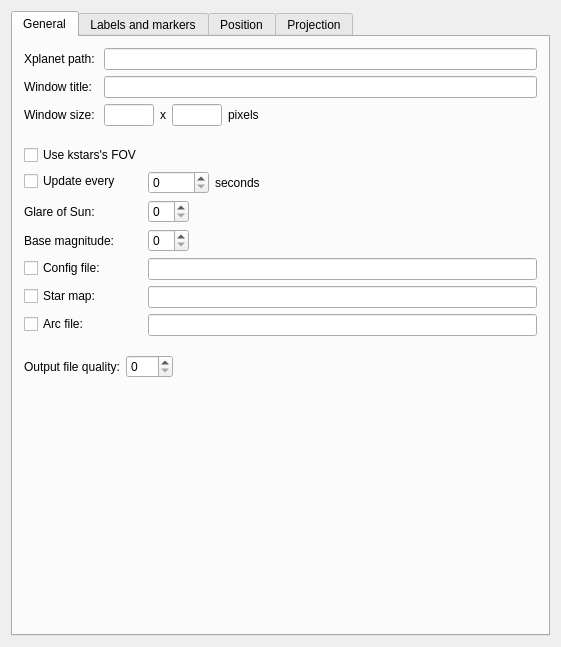
<?xml version="1.0" encoding="UTF-8"?>
<ui version="4.0">
 <class>OpsXplanet</class>
 <widget class="QWidget" name="OpsXplanet">
  <property name="geometry">
   <rect>
    <x>0</x>
    <y>0</y>
    <width>561</width>
    <height>647</height>
   </rect>
  </property>
  <layout class="QGridLayout" name="gridLayout">
   <item row="0" column="1">
    <widget class="KTabWidget" name="tab">
     <property name="currentIndex">
      <number>0</number>
     </property>
     <widget class="QWidget" name="XplanetTabGeneral">
      <attribute name="title">
       <string>General</string>
      </attribute>
      <layout class="QGridLayout" name="gridLayout_2">
       <item row="0" column="0">
        <layout class="QVBoxLayout" name="verticalLayout">
         <item>
          <layout class="QFormLayout" name="formLayout">
           <property name="fieldGrowthPolicy">
            <enum>QFormLayout::ExpandingFieldsGrow</enum>
           </property>
           <property name="formAlignment">
            <set>Qt::AlignLeading|Qt::AlignLeft|Qt::AlignVCenter</set>
           </property>
           <item row="2" column="0">
            <widget class="QLabel" name="textLabelXplanetTitle">
             <property name="text">
              <string>Window title:</string>
             </property>
            </widget>
           </item>
           <item row="2" column="1">
            <widget class="KLineEdit" name="kcfg_XplanetTitle">
             <property name="sizePolicy">
              <sizepolicy hsizetype="MinimumExpanding" vsizetype="Preferred">
               <horstretch>0</horstretch>
               <verstretch>0</verstretch>
              </sizepolicy>
             </property>
             <property name="toolTip">
              <string>Title of xplanet window</string>
             </property>
             <property name="whatsThis">
              <string>Set the window’s title.</string>
             </property>
            </widget>
           </item>
           <item row="3" column="0">
            <widget class="QLabel" name="textLabelXplanetGeometryX">
             <property name="text">
              <string>Window size: </string>
             </property>
            </widget>
           </item>
           <item row="3" column="1">
            <layout class="QHBoxLayout" name="horizontalLayout_2">
             <property name="sizeConstraint">
              <enum>QLayout::SetMaximumSize</enum>
             </property>
             <item>
              <widget class="KLineEdit" name="kcfg_XplanetWidth">
               <property name="sizePolicy">
                <sizepolicy hsizetype="Preferred" vsizetype="Preferred">
                 <horstretch>0</horstretch>
                 <verstretch>0</verstretch>
                </sizepolicy>
               </property>
               <property name="maximumSize">
                <size>
                 <width>50</width>
                 <height>16777215</height>
                </size>
               </property>
               <property name="toolTip">
                <string>Set the width of window</string>
               </property>
               <property name="whatsThis">
                <string>Set the width of window</string>
               </property>
              </widget>
             </item>
             <item>
              <widget class="QLabel" name="textLabelXplanetGeometryY">
               <property name="text">
                <string>x</string>
               </property>
              </widget>
             </item>
             <item>
              <widget class="KLineEdit" name="kcfg_XplanetHeight">
               <property name="enabled">
                <bool>true</bool>
               </property>
               <property name="maximumSize">
                <size>
                 <width>50</width>
                 <height>16777215</height>
                </size>
               </property>
               <property name="toolTip">
                <string>Set the height of window</string>
               </property>
               <property name="whatsThis">
                <string>Set the height of window</string>
               </property>
              </widget>
             </item>
             <item>
              <widget class="QLabel" name="label">
               <property name="text">
                <string>pixels</string>
               </property>
              </widget>
             </item>
             <item>
              <spacer name="horizontalSpacer">
               <property name="orientation">
                <enum>Qt::Horizontal</enum>
               </property>
               <property name="sizeHint" stdset="0">
                <size>
                 <width>40</width>
                 <height>20</height>
                </size>
               </property>
              </spacer>
             </item>
            </layout>
           </item>
           <item row="0" column="0">
            <widget class="QLabel" name="textLabelXplanetPath">
             <property name="text">
              <string>Xplanet path:</string>
             </property>
            </widget>
           </item>
           <item row="0" column="1">
            <widget class="KLineEdit" name="kcfg_XplanetPath">
             <property name="sizePolicy">
              <sizepolicy hsizetype="MinimumExpanding" vsizetype="Preferred">
               <horstretch>0</horstretch>
               <verstretch>0</verstretch>
              </sizepolicy>
             </property>
             <property name="toolTip">
              <string>Xplanet binary path</string>
             </property>
             <property name="whatsThis">
              <string>Enter here the path of xplanet binary.</string>
             </property>
            </widget>
           </item>
          </layout>
         </item>
         <item>
          <spacer name="verticalSpacer">
           <property name="orientation">
            <enum>Qt::Vertical</enum>
           </property>
           <property name="sizeType">
            <enum>QSizePolicy::Fixed</enum>
           </property>
           <property name="sizeHint" stdset="0">
            <size>
             <width>506</width>
             <height>13</height>
            </size>
           </property>
          </spacer>
         </item>
         <item>
          <layout class="QFormLayout" name="formLayout_2">
           <property name="fieldGrowthPolicy">
            <enum>QFormLayout::ExpandingFieldsGrow</enum>
           </property>
           <property name="labelAlignment">
            <set>Qt::AlignLeading|Qt::AlignLeft|Qt::AlignVCenter</set>
           </property>
           <item row="1" column="0">
            <widget class="QCheckBox" name="kcfg_XplanetFOV">
             <property name="toolTip">
              <string>Use kstars's FOV?</string>
             </property>
             <property name="whatsThis">
              <string>If checked, use kstars's FOV.</string>
             </property>
             <property name="text">
              <string>Use kstars's FOV</string>
             </property>
            </widget>
           </item>
           <item row="2" column="0">
            <widget class="QCheckBox" name="kcfg_XplanetWait">
             <property name="toolTip">
              <string>Update?</string>
             </property>
             <property name="whatsThis">
              <string>If checked, update view.</string>
             </property>
             <property name="text">
              <string>Update every</string>
             </property>
            </widget>
           </item>
           <item row="2" column="1">
            <layout class="QHBoxLayout" name="horizontalLayout_3">
             <item>
              <widget class="KIntSpinBox" name="kcfg_XplanetWaitValue">
               <property name="toolTip">
                <string>Number of seconde to wait before updating</string>
               </property>
               <property name="whatsThis">
                <string>Number of seconde to wait before updating</string>
               </property>
               <property name="maximum">
                <number>99999</number>
               </property>
              </widget>
             </item>
             <item>
              <widget class="QLabel" name="textLabelXplanetSecondes">
               <property name="text">
                <string>seconds</string>
               </property>
              </widget>
             </item>
            </layout>
           </item>
           <item row="3" column="0">
            <widget class="QLabel" name="textLabelXplanetGlare">
             <property name="text">
              <string>Glare of Sun:</string>
             </property>
            </widget>
           </item>
           <item row="3" column="1">
            <widget class="KIntSpinBox" name="kcfg_XplanetGlare">
             <property name="sizePolicy">
              <sizepolicy hsizetype="Preferred" vsizetype="Preferred">
               <horstretch>0</horstretch>
               <verstretch>0</verstretch>
              </sizepolicy>
             </property>
             <property name="toolTip">
              <string>Radius of the glare around the Sun.</string>
             </property>
             <property name="whatsThis">
              <string>Draw a glare around the sun with with a radius of the specified value larger than the Sun.  The default value is 28.</string>
             </property>
            </widget>
           </item>
           <item row="4" column="0">
            <widget class="QLabel" name="textLabelXplanetMagnitude">
             <property name="text">
              <string>Base magnitude:</string>
             </property>
            </widget>
           </item>
           <item row="4" column="1">
            <widget class="KIntSpinBox" name="kcfg_XplanetMagnitude">
             <property name="sizePolicy">
              <sizepolicy hsizetype="Preferred" vsizetype="Preferred">
               <horstretch>0</horstretch>
               <verstretch>0</verstretch>
              </sizepolicy>
             </property>
             <property name="toolTip">
              <string>A star of the specified magnitude will have a pixel brightness of 1</string>
             </property>
             <property name="whatsThis">
              <string>A star of the specified magnitude will have a pixel brightness of 1. The default value is 10. Stars will be drawn more brightly if this number is larger.</string>
             </property>
            </widget>
           </item>
           <item row="6" column="0">
            <widget class="QCheckBox" name="kcfg_XplanetStarmap">
             <property name="toolTip">
              <string>Use custom star map?</string>
             </property>
             <property name="whatsThis">
              <string>If checked, use star map file to draw the background stars.</string>
             </property>
             <property name="text">
              <string>Star map:</string>
             </property>
            </widget>
           </item>
           <item row="6" column="1">
            <widget class="KLineEdit" name="kcfg_XplanetStarmapPath">
             <property name="sizePolicy">
              <sizepolicy hsizetype="MinimumExpanding" vsizetype="Preferred">
               <horstretch>0</horstretch>
               <verstretch>0</verstretch>
              </sizepolicy>
             </property>
             <property name="toolTip">
              <string>Star map file path</string>
             </property>
             <property name="whatsThis">
              <string>Star map file path</string>
             </property>
            </widget>
           </item>
           <item row="7" column="1">
            <widget class="KLineEdit" name="kcfg_XplanetArcFilePath">
             <property name="sizePolicy">
              <sizepolicy hsizetype="MinimumExpanding" vsizetype="Preferred">
               <horstretch>0</horstretch>
               <verstretch>0</verstretch>
              </sizepolicy>
             </property>
             <property name="toolTip">
              <string>Arc file path</string>
             </property>
             <property name="whatsThis">
              <string>Specify an arc file to be plotted against the background stars.</string>
             </property>
            </widget>
           </item>
           <item row="5" column="1">
            <widget class="KLineEdit" name="kcfg_XplanetConfigFilePath">
             <property name="sizePolicy">
              <sizepolicy hsizetype="MinimumExpanding" vsizetype="Preferred">
               <horstretch>0</horstretch>
               <verstretch>0</verstretch>
              </sizepolicy>
             </property>
             <property name="toolTip">
              <string>Config file path</string>
             </property>
             <property name="whatsThis">
              <string>Use the specified configuration file</string>
             </property>
            </widget>
           </item>
           <item row="5" column="0">
            <widget class="QCheckBox" name="kcfg_XplanetConfigFile">
             <property name="text">
              <string>Config file:</string>
             </property>
            </widget>
           </item>
           <item row="7" column="0">
            <widget class="QCheckBox" name="kcfg_XplanetArcFile">
             <property name="text">
              <string>Arc file:</string>
             </property>
            </widget>
           </item>
          </layout>
         </item>
         <item>
          <spacer name="verticalSpacer_8">
           <property name="orientation">
            <enum>Qt::Vertical</enum>
           </property>
           <property name="sizeType">
            <enum>QSizePolicy::Fixed</enum>
           </property>
           <property name="sizeHint" stdset="0">
            <size>
             <width>506</width>
             <height>13</height>
            </size>
           </property>
          </spacer>
         </item>
         <item>
          <layout class="QHBoxLayout" name="horizontalLayout_9">
           <item>
            <widget class="QLabel" name="textLabelXplanetQuality">
             <property name="text">
              <string>Output file quality:</string>
             </property>
            </widget>
           </item>
           <item>
            <widget class="KIntSpinBox" name="kcfg_XplanetQuality">
             <property name="sizePolicy">
              <sizepolicy hsizetype="Preferred" vsizetype="Preferred">
               <horstretch>0</horstretch>
               <verstretch>0</verstretch>
              </sizepolicy>
             </property>
             <property name="toolTip">
              <string>JPEG Quality</string>
             </property>
             <property name="whatsThis">
              <string>This option is only used when creating JPEG images. The quality can range from 0 to 100. The default value is 80.</string>
             </property>
             <property name="maximum">
              <number>100</number>
             </property>
            </widget>
           </item>
           <item>
            <spacer name="horizontalSpacer_4">
             <property name="orientation">
              <enum>Qt::Horizontal</enum>
             </property>
             <property name="sizeHint" stdset="0">
              <size>
               <width>40</width>
               <height>20</height>
              </size>
             </property>
            </spacer>
           </item>
          </layout>
         </item>
         <item>
          <spacer name="verticalSpacer_2">
           <property name="orientation">
            <enum>Qt::Vertical</enum>
           </property>
           <property name="sizeHint" stdset="0">
            <size>
             <width>20</width>
             <height>40</height>
            </size>
           </property>
          </spacer>
         </item>
        </layout>
       </item>
      </layout>
     </widget>
     <widget class="QWidget" name="XplanetTabLabel">
      <attribute name="title">
       <string>Labels and markers</string>
      </attribute>
      <layout class="QGridLayout" name="gridLayout_7">
       <item row="0" column="0">
        <layout class="QVBoxLayout" name="verticalLayout_5">
         <item>
          <widget class="QGroupBox" name="groupBox">
           <property name="title">
            <string>Labels</string>
           </property>
           <layout class="QGridLayout" name="gridLayout_5">
            <item row="0" column="0">
             <layout class="QFormLayout" name="formLayout_3">
              <property name="fieldGrowthPolicy">
               <enum>QFormLayout::ExpandingFieldsGrow</enum>
              </property>
              <property name="labelAlignment">
               <set>Qt::AlignBottom|Qt::AlignRight|Qt::AlignTrailing</set>
              </property>
              <property name="formAlignment">
               <set>Qt::AlignLeading|Qt::AlignLeft|Qt::AlignVCenter</set>
              </property>
              <item row="0" column="1">
               <layout class="QHBoxLayout" name="horizontalLayout">
                <item>
                 <widget class="QRadioButton" name="kcfg_XplanetLabelLocalTime">
                  <property name="text">
                   <string>local time</string>
                  </property>
                  <property name="checked">
                   <bool>true</bool>
                  </property>
                 </widget>
                </item>
                <item>
                 <widget class="QRadioButton" name="kcfg_XplanetLabelGMT">
                  <property name="text">
                   <string>GMT</string>
                  </property>
                 </widget>
                </item>
               </layout>
              </item>
              <item row="1" column="0">
               <widget class="QLabel" name="textLabelXplanetLabelString">
                <property name="text">
                 <string>Label string:</string>
                </property>
               </widget>
              </item>
              <item row="1" column="1">
               <widget class="KLineEdit" name="kcfg_XplanetLabelString">
                <property name="toolTip">
                 <string>Specify the text of the first line of the label.</string>
                </property>
                <property name="whatsThis">
                 <string>Specify the text of the first line of the label. By default, it says something like &quot;Looking at Earth&quot;.  Any instances of %t will be replaced by the target name, and any instances of %o will be replaced by the origin name.</string>
                </property>
               </widget>
              </item>
              <item row="2" column="0">
               <widget class="QLabel" name="textLabelXplanetDateFormat">
                <property name="text">
                 <string>Date format:</string>
                </property>
               </widget>
              </item>
              <item row="2" column="1">
               <widget class="KLineEdit" name="kcfg_XplanetDateFormat">
                <property name="toolTip">
                 <string>Specify the format for the date/time label.</string>
                </property>
                <property name="whatsThis">
                 <string>Specify the format for the date/time label.  This format string is passed to strftime(3).  The default is &quot;%c %Z&quot;, which shows the date, time, and time zone in the  locale’s  appropriate date and time representation.</string>
                </property>
               </widget>
              </item>
              <item row="3" column="0">
               <widget class="QLabel" name="textLabelXplanetFontSize">
                <property name="enabled">
                 <bool>true</bool>
                </property>
                <property name="text">
                 <string>Font size:</string>
                </property>
               </widget>
              </item>
              <item row="3" column="1">
               <widget class="KIntSpinBox" name="kcfg_XplanetFontSize">
                <property name="toolTip">
                 <string>Label font size</string>
                </property>
                <property name="whatsThis">
                 <string>Specify the point size.</string>
                </property>
               </widget>
              </item>
              <item row="4" column="0">
               <widget class="QLabel" name="textLabelXplanetColor">
                <property name="text">
                 <string>Color:</string>
                </property>
               </widget>
              </item>
              <item row="4" column="1">
               <widget class="KColorButton" name="kcfg_XplanetColor">
                <property name="toolTip">
                 <string>Label color</string>
                </property>
                <property name="whatsThis">
                 <string>Set the color for the label.</string>
                </property>
               </widget>
              </item>
              <item row="5" column="1">
               <widget class="QFrame" name="frame_2">
                <layout class="QGridLayout" name="gridLayout_4">
                 <item row="0" column="0">
                  <layout class="QHBoxLayout" name="horizontalLayout_4">
                   <item>
                    <layout class="QVBoxLayout" name="verticalLayout_2">
                     <item>
                      <widget class="QRadioButton" name="kcfg_XplanetLabelTL">
                       <property name="text">
                        <string>Top left</string>
                       </property>
                       <property name="checked">
                        <bool>false</bool>
                       </property>
                      </widget>
                     </item>
                     <item>
                      <widget class="QRadioButton" name="kcfg_XplanetLabelBL">
                       <property name="text">
                        <string>Bottom left</string>
                       </property>
                       <property name="checked">
                        <bool>false</bool>
                       </property>
                      </widget>
                     </item>
                    </layout>
                   </item>
                   <item>
                    <layout class="QVBoxLayout" name="verticalLayout_3">
                     <item>
                      <widget class="QRadioButton" name="kcfg_XplanetLabelTR">
                       <property name="text">
                        <string>Top right</string>
                       </property>
                       <property name="checked">
                        <bool>true</bool>
                       </property>
                      </widget>
                     </item>
                     <item>
                      <widget class="QRadioButton" name="kcfg_XplanetLabelBR">
                       <property name="text">
                        <string>Bottom right</string>
                       </property>
                       <property name="checked">
                        <bool>false</bool>
                       </property>
                      </widget>
                     </item>
                    </layout>
                   </item>
                  </layout>
                 </item>
                </layout>
               </widget>
              </item>
              <item row="5" column="0">
               <layout class="QVBoxLayout" name="verticalLayout_4">
                <item>
                 <spacer name="verticalSpacer_3">
                  <property name="orientation">
                   <enum>Qt::Vertical</enum>
                  </property>
                  <property name="sizeHint" stdset="0">
                   <size>
                    <width>20</width>
                    <height>40</height>
                   </size>
                  </property>
                 </spacer>
                </item>
                <item>
                 <widget class="QLabel" name="textLabelLabelPos">
                  <property name="text">
                   <string>Label position:</string>
                  </property>
                 </widget>
                </item>
                <item>
                 <spacer name="verticalSpacer_4">
                  <property name="orientation">
                   <enum>Qt::Vertical</enum>
                  </property>
                  <property name="sizeHint" stdset="0">
                   <size>
                    <width>20</width>
                    <height>40</height>
                   </size>
                  </property>
                 </spacer>
                </item>
               </layout>
              </item>
              <item row="0" column="0">
               <widget class="QCheckBox" name="kcfg_XplanetLabel">
                <property name="toolTip">
                 <string>Show label?</string>
                </property>
                <property name="whatsThis">
                 <string>If checked, display a label in the upper right corner.</string>
                </property>
                <property name="text">
                 <string>Show label</string>
                </property>
               </widget>
              </item>
             </layout>
            </item>
           </layout>
          </widget>
         </item>
         <item>
          <widget class="QGroupBox" name="groupBox_2">
           <property name="title">
            <string>Markers</string>
           </property>
           <layout class="QGridLayout" name="gridLayout_6">
            <item row="0" column="0">
             <layout class="QFormLayout" name="formLayout_4">
              <property name="labelAlignment">
               <set>Qt::AlignLeading|Qt::AlignLeft|Qt::AlignVCenter</set>
              </property>
              <item row="0" column="0">
               <widget class="QCheckBox" name="kcfg_XplanetMarkerFile">
                <property name="toolTip">
                 <string>Use marker file?</string>
                </property>
                <property name="whatsThis">
                 <string>If checked, use the specified marker file.</string>
                </property>
                <property name="text">
                 <string>Use marker file:</string>
                </property>
               </widget>
              </item>
              <item row="0" column="1">
               <widget class="KLineEdit" name="kcfg_XplanetMarkerFilePath">
                <property name="toolTip">
                 <string>Marker file path</string>
                </property>
                <property name="whatsThis">
                 <string>Specify a file containing user defined marker data to display against the background stars.</string>
                </property>
               </widget>
              </item>
              <item row="1" column="0">
               <widget class="QCheckBox" name="kcfg_XplanetMarkerBounds">
                <property name="toolTip">
                 <string>Write marker bounds in a file</string>
                </property>
                <property name="whatsThis">
                 <string>Write coordinates of the bounding box for each marker in a file.</string>
                </property>
                <property name="text">
                 <string>Write marker bounds to:</string>
                </property>
               </widget>
              </item>
              <item row="1" column="1">
               <widget class="KLineEdit" name="kcfg_XplanetMarkerBoundsPath">
                <property name="toolTip">
                 <string>Marker bounds file path</string>
                </property>
                <property name="whatsThis">
                 <string>Write coordinates of the bounding box for each marker to this file.</string>
                </property>
               </widget>
              </item>
             </layout>
            </item>
           </layout>
          </widget>
         </item>
         <item>
          <spacer name="verticalSpacer_6">
           <property name="orientation">
            <enum>Qt::Vertical</enum>
           </property>
           <property name="sizeHint" stdset="0">
            <size>
             <width>20</width>
             <height>40</height>
            </size>
           </property>
          </spacer>
         </item>
        </layout>
       </item>
      </layout>
     </widget>
     <widget class="QWidget" name="XplanetTabPosition">
      <attribute name="title">
       <string>Position</string>
      </attribute>
      <layout class="QGridLayout" name="gridLayout_3">
       <item row="0" column="0">
        <layout class="QVBoxLayout" name="verticalLayout_6">
         <item>
          <layout class="QHBoxLayout" name="horizontalLayout_5">
           <item>
            <widget class="QRadioButton" name="kcfg_XplanetLatLong">
             <property name="text">
              <string>Place the observer above latitude </string>
             </property>
             <property name="checked">
              <bool>true</bool>
             </property>
            </widget>
           </item>
           <item>
            <widget class="KIntSpinBox" name="kcfg_XplanetLatitude">
             <property name="toolTip">
              <string>Latitude in degrees</string>
             </property>
             <property name="whatsThis">
              <string>Render the target body as seen from above the specified latitude (in degrees).  The default value is 0.</string>
             </property>
             <property name="minimum">
              <number>-360</number>
             </property>
             <property name="maximum">
              <number>360</number>
             </property>
            </widget>
           </item>
           <item>
            <widget class="QLabel" name="textLabelXplanetLongitude">
             <property name="text">
              <string> and longitude </string>
             </property>
            </widget>
           </item>
           <item>
            <widget class="KIntSpinBox" name="kcfg_XplanetLongitude">
             <property name="toolTip">
              <string>Longitude in degrees</string>
             </property>
             <property name="whatsThis">
              <string>Place the observer above the specified longitude (in degrees).  Longitude is positive going east, negative going west (for the earth and moon), so for example Los Angeles is at  -118  or 242.  The default value is 0.</string>
             </property>
             <property name="minimum">
              <number>-360</number>
             </property>
             <property name="maximum">
              <number>360</number>
             </property>
            </widget>
           </item>
           <item>
            <widget class="QLabel" name="label_2">
             <property name="text">
              <string>in degrees</string>
             </property>
            </widget>
           </item>
          </layout>
         </item>
         <item>
          <widget class="QRadioButton" name="kcfg_XplanetRandom">
           <property name="text">
            <string>Place the observer above a random latitude and longitude</string>
           </property>
          </widget>
         </item>
         <item>
          <spacer name="verticalSpacer_5">
           <property name="orientation">
            <enum>Qt::Vertical</enum>
           </property>
           <property name="sizeHint" stdset="0">
            <size>
             <width>20</width>
             <height>40</height>
            </size>
           </property>
          </spacer>
         </item>
        </layout>
       </item>
      </layout>
     </widget>
     <widget class="QWidget" name="XplanetTabProjection">
      <attribute name="title">
       <string>Projection</string>
      </attribute>
      <layout class="QGridLayout" name="gridLayout_9">
       <item row="0" column="0">
        <layout class="QVBoxLayout" name="verticalLayout_8">
         <item>
          <layout class="QHBoxLayout" name="horizontalLayout_6">
           <item>
            <widget class="QLabel" name="textLabelXplanetProjection">
             <property name="text">
              <string>Projection:</string>
             </property>
            </widget>
           </item>
           <item>
            <widget class="KComboBox" name="kcfg_XplanetProjection">
             <property name="toolTip">
              <string>The projection type</string>
             </property>
             <property name="whatsThis">
              <string>The default is  no projection.  Multiple bodies will not be shown if this option is specified, although shadows will still be drawn.</string>
             </property>
            </widget>
           </item>
           <item>
            <spacer name="horizontalSpacer_2">
             <property name="orientation">
              <enum>Qt::Horizontal</enum>
             </property>
             <property name="sizeHint" stdset="0">
              <size>
               <width>40</width>
               <height>20</height>
              </size>
             </property>
            </spacer>
           </item>
          </layout>
         </item>
         <item>
          <widget class="QGroupBox" name="groupBoxBackground">
           <property name="enabled">
            <bool>true</bool>
           </property>
           <property name="title">
            <string>Background</string>
           </property>
           <layout class="QGridLayout" name="gridLayout_8">
            <item row="0" column="0">
             <layout class="QVBoxLayout" name="verticalLayout_7">
              <item>
               <widget class="QCheckBox" name="kcfg_XplanetBackground">
                <property name="toolTip">
                 <string>Use background?</string>
                </property>
                <property name="whatsThis">
                 <string>If checked, use a file or a color as background.</string>
                </property>
                <property name="text">
                 <string>Use background</string>
                </property>
               </widget>
              </item>
              <item>
               <layout class="QHBoxLayout" name="horizontalLayout_7">
                <item>
                 <widget class="QRadioButton" name="kcfg_XplanetBackgroundImage">
                  <property name="text">
                   <string>Background image:</string>
                  </property>
                  <property name="checked">
                   <bool>false</bool>
                  </property>
                 </widget>
                </item>
                <item>
                 <widget class="KLineEdit" name="kcfg_XplanetBackgroundImagePath">
                  <property name="toolTip">
                   <string>Use this file as the background image</string>
                  </property>
                  <property name="whatsThis">
                   <string>Enter here the path of background image file.</string>
                  </property>
                 </widget>
                </item>
               </layout>
              </item>
              <item>
               <layout class="QHBoxLayout" name="horizontalLayout_8">
                <item>
                 <widget class="QRadioButton" name="kcfg_XplanetBackgroundColor">
                  <property name="text">
                   <string>Background color:</string>
                  </property>
                  <property name="checked">
                   <bool>true</bool>
                  </property>
                 </widget>
                </item>
                <item>
                 <widget class="KColorButton" name="kcfg_XplanetBackgroundColorValue">
                  <property name="toolTip">
                   <string>Background color</string>
                  </property>
                  <property name="whatsThis">
                   <string>Set the color for the background.</string>
                  </property>
                 </widget>
                </item>
                <item>
                 <spacer name="horizontalSpacer_3">
                  <property name="orientation">
                   <enum>Qt::Horizontal</enum>
                  </property>
                  <property name="sizeHint" stdset="0">
                   <size>
                    <width>40</width>
                    <height>20</height>
                   </size>
                  </property>
                 </spacer>
                </item>
               </layout>
              </item>
             </layout>
            </item>
           </layout>
          </widget>
         </item>
         <item>
          <spacer name="verticalSpacer_7">
           <property name="orientation">
            <enum>Qt::Vertical</enum>
           </property>
           <property name="sizeHint" stdset="0">
            <size>
             <width>20</width>
             <height>40</height>
            </size>
           </property>
          </spacer>
         </item>
        </layout>
       </item>
      </layout>
     </widget>
    </widget>
   </item>
  </layout>
 </widget>
 <layoutdefault spacing="6" margin="11"/>
 <customwidgets>
  <customwidget>
   <class>KIntSpinBox</class>
   <extends>QSpinBox</extends>
   <header>knuminput.h</header>
  </customwidget>
  <customwidget>
   <class>KLineEdit</class>
   <extends>QLineEdit</extends>
   <header>klineedit.h</header>
  </customwidget>
  <customwidget>
   <class>KComboBox</class>
   <extends>QComboBox</extends>
   <header>kcombobox.h</header>
  </customwidget>
  <customwidget>
   <class>KColorButton</class>
   <extends>QPushButton</extends>
   <header>kcolorbutton.h</header>
  </customwidget>
  <customwidget>
   <class>KTabWidget</class>
   <extends>QTabWidget</extends>
   <header>ktabwidget.h</header>
   <container>1</container>
  </customwidget>
 </customwidgets>
 <resources/>
 <connections/>
</ui>
